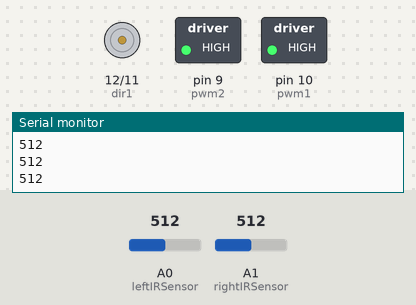
Recording of a sketch running on a simulated Arduino Uno, built with avr-gcc and run on an emulated ATmega328P. On the bench: motor-driver pin pairs drawn as motors (green arrow = first pin HIGH = forward, orange = second pin HIGH = backward, longer = more drive), switched loads named in the sketch (green lamp = pin HIGH), the last lines printed to the serial monitor. Inputs (shaded band) come from the test bench; at power-on: A0 (leftIRSensor) = 512, A1 (rightIRSensor) = 512.

Above: at 1.2 s.
1.3 s: A0 (leftIRSensor) set to 106
2.8 s: A0 (leftIRSensor) set to 93
At 3.9 s:
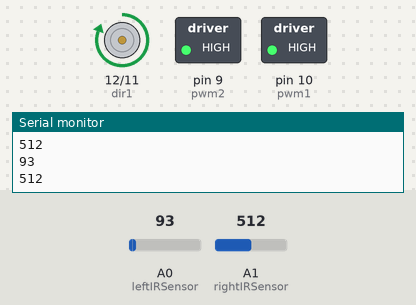
4.3 s: A1 (rightIRSensor) set to 108
5.9 s: A1 (rightIRSensor) set to 96
At 7.3 s:
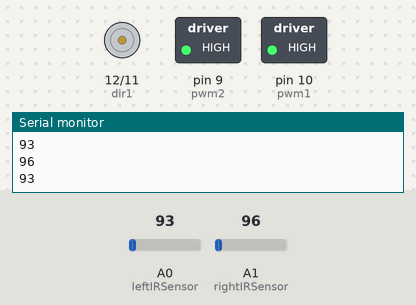
7.8 s: A0 (leftIRSensor) set to 193
9.3 s: A0 (leftIRSensor) set to 217
At 10.0 s:
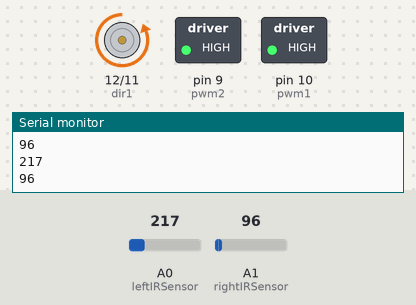
Timing chart, 0 to 11.8 s (numbered marks = the images above; inputs shaded):
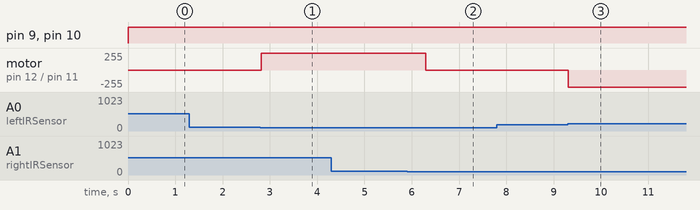

The sketch:

LetryArenaIRContain.ino
```cpp
int leftIRSensor = A0;
int rightIRSensor = A1;
int dir1 = 12; //Left Wheel Reverse
int dir2 = 11; //Right Wheel Reverse
int pwm1 = 10; //Left Wheel
int pwm2 = 9; //Right Wheel

void setup() {
  pinMode(leftIRSensor, INPUT);
  pinMode(rightIRSensor, INPUT);
  pinMode(dir1, OUTPUT);
  pinMode(dir2, OUTPUT);
  pinMode(pwm1, OUTPUT);
  pinMode(pwm2, OUTPUT);

  Serial.begin(9600);

}

void loop() {
  int leftSensorValue = analogRead(leftIRSensor);
  int rightSensorValue = analogRead(rightIRSensor);
  analogWrite(pwm1, 255);
  analogWrite(pwm2, 255);
  Serial.println(leftSensorValue);
  Serial.println(rightSensorValue);
  if(leftSensorValue > 200 && rightSensorValue < 100)//Left side of Letry detects edge, spin right motor in reverse.
  {
    digitalWrite(dir2, HIGH);
    while(leftSensorValue > 100)
    {
      leftSensorValue = analogRead(leftIRSensor);
      rightSensorValue = analogRead(rightIRSensor);
    }
    delay(300);
    digitalWrite(dir2, LOW);
  }
  else if(rightSensorValue > 200 && leftSensorValue < 100)//Right side of Letry detects edge, spin left motor in reverse.
  {
    digitalWrite(dir1, HIGH);
    while(rightSensorValue > 100)
    {
      leftSensorValue = analogRead(leftIRSensor);
      rightSensorValue = analogRead(rightIRSensor);
    }
    delay(400);
    digitalWrite(dir1, LOW);
  }
  digitalWrite(dir1, LOW);
  digitalWrite(dir2, LOW);

}
```

Measured:
- the behaviour switches between 100 and 99 on A0 (leftIRSensor) (found by bisection; images 0 and 1)
- the behaviour switches between 101 and 100 on A1 (rightIRSensor) (found by bisection; images 1 and 2)
- the behaviour switches between 200 and 201 on A0 (leftIRSensor) (found by bisection; images 2 and 3)
- after the input at 2.8 s, motor on pin 12 (dir1) / pin 11 (dir2): stopped → forward 255/255 at once
- after the input at 4.3 s, every drawn part: stays the same
- after the input at 5.9 s, motor on pin 12 (dir1) / pin 11 (dir2): forward 255/255 → stopped after 0.40 s
- after the input at 9.3 s, motor on pin 12 (dir1) / pin 11 (dir2): stopped → backward 255/255 at once
